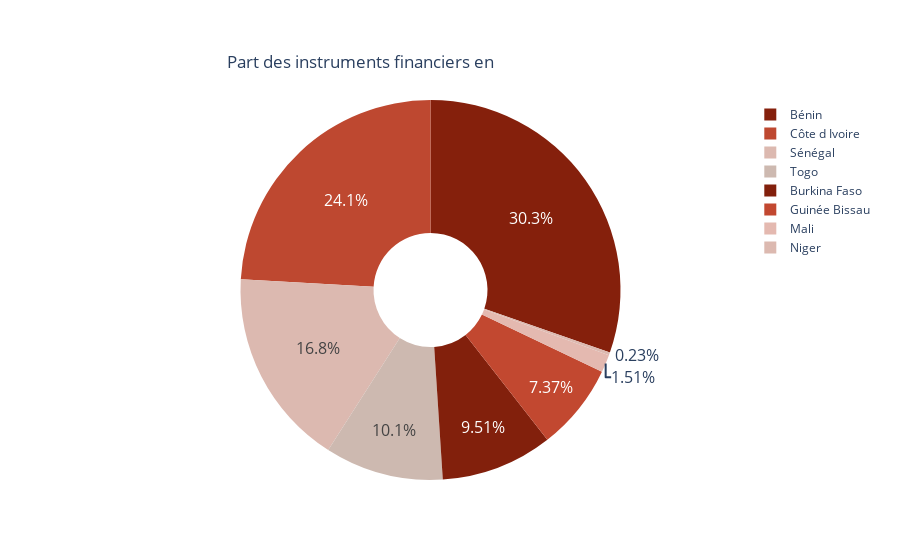

The notebook cell saved with this chart:
### Code cell
BC_colors = ['rgb(133, 32, 12)','rgb(130, 32, 12)', 'rgb(190, 72, 48)', 'rgb(194, 72, 48)', 'rgb(228, 185, 176)', 'rgb(220, 185, 176)', 'rgb(220, 185, 176)', 'rgb(205, 185, 176)']

fig = ch.chart_pie(df_montant_accordes['pays'].values[:8],df_montant_accordes['déc 2021'].values[:8],BC_colors, m_hole=.3, m_size_font=16,
                         m_titre='Part des instruments financiers en ')

fig.show()

### Figure 1 — Plotly figure (JSON) as saved in the notebook; plotly's stock layout.template omitted (floating-point values rounded to 4 significant figures)
{"data": [{"hole": 0.3, "labels": ["Bénin", "Burkina Faso", "Côte d Ivoire", "Guinée Bissau", "Mali", "Niger", "Sénégal", "Togo"], "marker": {"colors": ["rgb(133, 32, 12)", "rgb(130, 32, 12)", "rgb(190, 72, 48)", "rgb(194, 72, 48)", "rgb(228, 185, 176)", "rgb(220, 185, 176)", "rgb(220, 185, 176)", "rgb(205, 185, 176)"]}, "textfont": {"size": 16}, "type": "pie", "values": [2700000000, 846301674, 2144996918, 656000000, 134200000, 20507827, 1498766000, 896800000]}], "layout": {"title": {"text": "Part des instruments financiers en ", "x": 0.4, "xanchor": "center", "y": 0.9, "yanchor": "top"}}}
